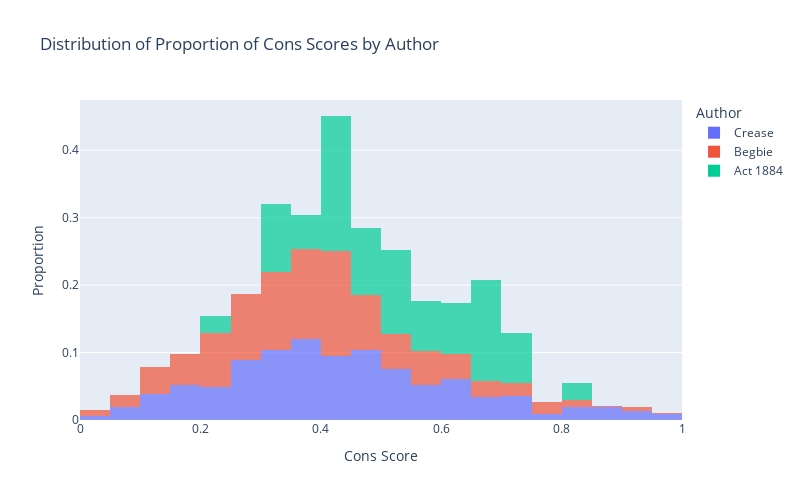

Here is the notebook cell this chart was saved with:
### Code cell
# Plot histogram for Cons scores (proportion)
fig_cons = px.histogram(
    df_scores,
    x="Cons",
    color="Author",
    title="Distribution of Proportion of Cons Scores by Author",
    nbins=30,
    opacity=0.7,
    labels={"Cons": "Cons Score"},
    histnorm="probability"  
)
fig_cons.update_layout(
    xaxis_title="Cons Score",
    yaxis_title="Proportion",
    width=800,
    height=500
)
fig_cons.show()

### Figure 1 — Plotly figure (JSON) as saved in the notebook; plotly's stock layout.template omitted (floating-point values rounded to 4 significant figures; data arrays with more than 128 entries replaced by an {"elided": "..."} marker saying what was removed)
{"data": [{"bingroup": "x", "histnorm": "probability", "hovertemplate": "Author=Crease<br>Cons Score=%{x}<br>probability=%{y}<extra></extra>", "legendgroup": "Crease", "marker": {"color": "#636efa", "opacity": 0.7, "pattern": {"shape": ""}}, "name": "Crease", "nbinsx": 30, "orientation": "v", "showlegend": true, "type": "histogram", "x": {"elided": "475 float values"}, "xaxis": "x", "yaxis": "y"}, {"bingroup": "x", "histnorm": "probability", "hovertemplate": "Author=Begbie<br>Cons Score=%{x}<br>probability=%{y}<extra></extra>", "legendgroup": "Begbie", "marker": {"color": "#EF553B", "opacity": 0.7, "pattern": {"shape": ""}}, "name": "Begbie", "nbinsx": 30, "orientation": "v", "showlegend": true, "type": "histogram", "x": {"elided": "487 float values"}, "xaxis": "x", "yaxis": "y"}, {"bingroup": "x", "histnorm": "probability", "hovertemplate": "Author=Act 1884<br>Cons Score=%{x}<br>probability=%{y}<extra></extra>", "legendgroup": "Act 1884", "marker": {"color": "#00cc96", "opacity": 0.7, "pattern": {"shape": ""}}, "name": "Act 1884", "nbinsx": 30, "orientation": "v", "showlegend": true, "type": "histogram", "x": [0.6822, 0.8148, 0.6188, 0.3903, 0.6046, 0.5497, 0.7038, 0.3319, 0.7418, 0.4402, 0.7478, 0.68, 0.4429, 0.3169, 0.3338, 0.5437, 0.4183, 0.4949, 0.5025, 0.632, 0.6908, 0.6624, 0.5942, 0.6788, 0.5717, 0.4896, 0.4197, 0.4887, 0.5272, 0.5417, 0.3971, 0.2371, 0.434, 0.4363, 0.4454, 0.5862, 0.3099, 0.4881, 0.41, 0.6759], "xaxis": "x", "yaxis": "y"}], "layout": {"barmode": "relative", "height": 500, "legend": {"title": {"text": "Author"}, "tracegroupgap": 0}, "title": {"text": "Distribution of Proportion of Cons Scores by Author"}, "width": 800, "xaxis": {"anchor": "y", "domain": [0, 1], "title": {"text": "Cons Score"}}, "yaxis": {"anchor": "x", "domain": [0, 1], "title": {"text": "Proportion"}}}}
